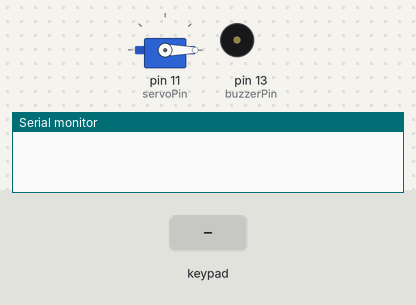
Bench run of a sketch on a simulated Arduino Uno, built with avr-gcc and run on an emulated ATmega328P. Shown: servo, buzzer (waves = sounding), the last lines printed to the serial monitor. The inputs (shaded band) are chosen by the test bench.

Above: at 2.0 s.
2.1 s: key 'D' pressed
At 2.55 s:
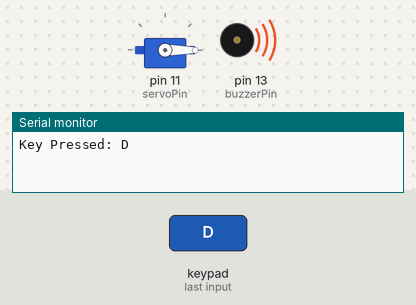
5.1 s: keypad keys 1 2 3 4 # pressed 0.4 s apart
At 6.85 s:
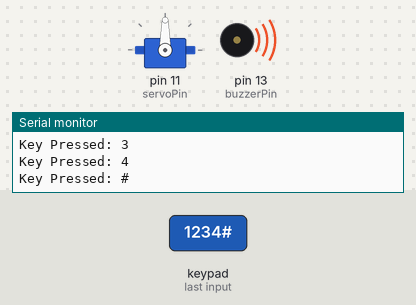
At 8.5 s:
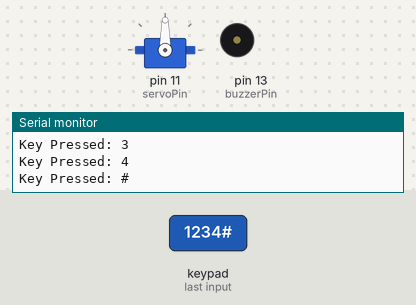
8.9 s: key 'C' pressed
10.4 s: keypad keys 1 2 3 4 * pressed 0.4 s apart
13.9 s: key 'B' pressed
15.4 s: keypad keys 1 2 3 4 A pressed 0.4 s apart
Timing chart, 0 to 18.4 s (numbered marks = the images above; inputs shaded):
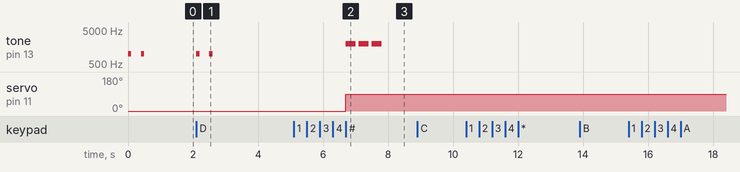

Measured:
- after the input at 2.1 s, tone on pin 13 (buzzerPin): alternates 1000 Hz for 0.10 s and silent for 0.30 s, 4 changes in all, then stays silent, starting at once
- after the input at 5.1 s, tone on pin 13 (buzzerPin): alternates 2000 Hz for 0.30 s and silent for 0.10 s, 6 changes in all, then stays silent, starting after 1.6 s; servo on pin 11 (servoPin): 0° → 90° after 1.6 s

The sketch:

PandorasBox.ino
```cpp
#include <Servo.h>
#include <Keypad.h>

const int servoPin = 11;
const int buzzerPin = 13;
const String correctPassword = "1234";  // Set your desired password here

Servo doorServo;
String inputPassword = "";

// Define the rows and columns for the 4x4 keypad
const byte ROWS = 4;
const byte COLS = 4;
char keys[ROWS][COLS] = {
  {'D', 'C', 'B', 'A'},  // Row 1
  {'#', '9', '6', '3'},  // Row 2
  {'0', '8', '5', '2'},  // Row 3
  {'*', '7', '4', '1'}   // Row 4
};
byte rowPins[ROWS] = {2, 3, 4, 5};
byte colPins[COLS] = {6, 7, 8, 9};

Keypad keypad = Keypad(makeKeymap(keys), rowPins, colPins, ROWS, COLS);

void setup() {
  Serial.begin(9600);
  doorServo.attach(servoPin);
  pinMode(buzzerPin, OUTPUT);

  lockDoor();  // Start with the door locked
}

void loop() {
  char key = keypad.getKey();  // Get the key pressed on the keypad

  if (key) {
    Serial.print("Key Pressed: ");  // Display a prompt before printing key
    Serial.println(key);  // Print the key to the serial monitor
    tone(buzzerPin, 1000, 5);  // Make the buzzer buzz for 5 milliseconds
    if (key == '#') {
      checkPassword();
      delay(200); // Debounce for the "#" key
    } else if (key == '*') {
      clearPassword();
    } else if (key == 'D') {
      lockDoor();  // Lock the door when "D" is pressed
      tone(buzzerPin, 1000, 2);  // Short buzz for 2 milliseconds
      delay(200);  // Ensure the buzz completes
    } else {
      inputPassword += key;  // Append the key to the password input
    }
  }
}

// ************************ Password Check ****************************************
void checkPassword() {
  if (inputPassword == correctPassword) {
    unlockDoor();  // Unlock the door
  } else {
    incorrectPasswordAlert();  // Trigger the buzzer for incorrect password
  }
  clearPassword();  // Clear the entered password
}

// ************************ UnLock Door ****************************************
void unlockDoor() {
  doorServo.write(90);  // Rotate servo to 90 degrees (unlock position)
  for (int i = 0; i < 3; i++) {
    tone(buzzerPin, 2000, 300);  // Buzz at a higher frequency (2000 Hz) for 300 milliseconds
    delay(400);  // 400ms delay between buzzes
  }
  noTone(buzzerPin);  // Stop the buzzer
}


// ************************ Lock Door ****************************************
void lockDoor() {
  doorServo.write(0);  // Rotate servo back to 0 degrees (lock position)
   for (int i = 0; i < 2; i++) {
    tone(buzzerPin, 1000, 100);  // Buzz at a higher frequency (2000 Hz) for 300 milliseconds
    delay(400);  // 400ms delay between buzzes
  }
  noTone(buzzerPin);  // Stop the buzzer
}


void incorrectPasswordAlert() {
  tone(buzzerPin, 1000);  // Buzz at 1000 Hz
  delay(1000);             // Buzz for 2 seconds
  noTone(buzzerPin);      // Stop the buzzer
}

void clearPassword() {
  inputPassword = "";  // Clear password input
}
```
